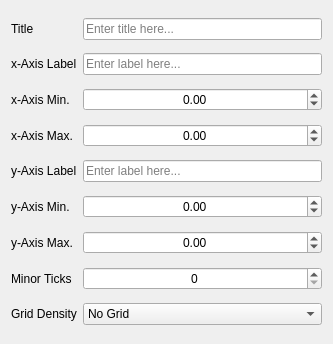
<?xml version="1.0" encoding="UTF-8"?>
<ui version="4.0">
 <class>options</class>
 <widget class="QWidget" name="options">
  <property name="windowModality">
   <enum>Qt::WindowModal</enum>
  </property>
  <property name="geometry">
   <rect>
    <x>0</x>
    <y>0</y>
    <width>333</width>
    <height>344</height>
   </rect>
  </property>
  <property name="sizePolicy">
   <sizepolicy hsizetype="Fixed" vsizetype="Fixed">
    <horstretch>0</horstretch>
    <verstretch>0</verstretch>
   </sizepolicy>
  </property>
  <property name="windowTitle">
   <string>Options</string>
  </property>
  <layout class="QGridLayout" name="gridLayout_2">
   <item row="6" column="2">
    <widget class="QDoubleSpinBox" name="y_max_spinbox">
     <property name="alignment">
      <set>Qt::AlignCenter</set>
     </property>
     <property name="correctionMode">
      <enum>QAbstractSpinBox::CorrectToNearestValue</enum>
     </property>
     <property name="keyboardTracking">
      <bool>false</bool>
     </property>
     <property name="minimum">
      <double>-1.000000000000000</double>
     </property>
     <property name="maximum">
      <double>1000.000000000000000</double>
     </property>
     <property name="singleStep">
      <double>0.100000000000000</double>
     </property>
     <property name="value">
      <double>0.000000000000000</double>
     </property>
    </widget>
   </item>
   <item row="6" column="0">
    <widget class="QLabel" name="y_max_label">
     <property name="text">
      <string>y-Axis Max.</string>
     </property>
    </widget>
   </item>
   <item row="0" column="0">
    <widget class="QLabel" name="title_label">
     <property name="text">
      <string>Title</string>
     </property>
    </widget>
   </item>
   <item row="1" column="2">
    <widget class="QLineEdit" name="x_line_edit">
     <property name="placeholderText">
      <string>Enter label here...</string>
     </property>
    </widget>
   </item>
   <item row="3" column="2">
    <widget class="QDoubleSpinBox" name="x_max_spinbox">
     <property name="alignment">
      <set>Qt::AlignCenter</set>
     </property>
     <property name="correctionMode">
      <enum>QAbstractSpinBox::CorrectToNearestValue</enum>
     </property>
     <property name="keyboardTracking">
      <bool>false</bool>
     </property>
     <property name="minimum">
      <double>-1.000000000000000</double>
     </property>
     <property name="maximum">
      <double>1000.000000000000000</double>
     </property>
     <property name="singleStep">
      <double>0.100000000000000</double>
     </property>
     <property name="value">
      <double>0.000000000000000</double>
     </property>
    </widget>
   </item>
   <item row="3" column="0">
    <widget class="QLabel" name="x_max_label">
     <property name="text">
      <string>x-Axis Max.</string>
     </property>
    </widget>
   </item>
   <item row="1" column="0">
    <widget class="QLabel" name="x_label_label">
     <property name="text">
      <string>x-Axis Label</string>
     </property>
    </widget>
   </item>
   <item row="11" column="2">
    <widget class="QComboBox" name="grid_combobox">
     <property name="currentIndex">
      <number>0</number>
     </property>
     <property name="maxVisibleItems">
      <number>3</number>
     </property>
     <property name="maxCount">
      <number>3</number>
     </property>
     <item>
      <property name="text">
       <string>No Grid</string>
      </property>
     </item>
     <item>
      <property name="text">
       <string>Major Only</string>
      </property>
     </item>
     <item>
      <property name="text">
       <string>Major and Minor</string>
      </property>
     </item>
    </widget>
   </item>
   <item row="0" column="2">
    <widget class="QLineEdit" name="title_line_edit">
     <property name="placeholderText">
      <string>Enter title here...</string>
     </property>
    </widget>
   </item>
   <item row="5" column="2">
    <widget class="QDoubleSpinBox" name="y_min_spinbox">
     <property name="alignment">
      <set>Qt::AlignCenter</set>
     </property>
     <property name="correctionMode">
      <enum>QAbstractSpinBox::CorrectToNearestValue</enum>
     </property>
     <property name="keyboardTracking">
      <bool>false</bool>
     </property>
     <property name="minimum">
      <double>-1000.000000000000000</double>
     </property>
     <property name="maximum">
      <double>1.000000000000000</double>
     </property>
     <property name="singleStep">
      <double>0.100000000000000</double>
     </property>
     <property name="value">
      <double>0.000000000000000</double>
     </property>
    </widget>
   </item>
   <item row="11" column="0">
    <widget class="QLabel" name="grid_label">
     <property name="text">
      <string>Grid Density</string>
     </property>
    </widget>
   </item>
   <item row="4" column="0">
    <widget class="QLabel" name="y_label_label">
     <property name="text">
      <string>y-Axis Label</string>
     </property>
    </widget>
   </item>
   <item row="2" column="2">
    <widget class="QDoubleSpinBox" name="x_min_spinbox">
     <property name="alignment">
      <set>Qt::AlignCenter</set>
     </property>
     <property name="correctionMode">
      <enum>QAbstractSpinBox::CorrectToNearestValue</enum>
     </property>
     <property name="keyboardTracking">
      <bool>false</bool>
     </property>
     <property name="minimum">
      <double>-1000.000000000000000</double>
     </property>
     <property name="maximum">
      <double>1.000000000000000</double>
     </property>
     <property name="singleStep">
      <double>0.100000000000000</double>
     </property>
     <property name="value">
      <double>0.000000000000000</double>
     </property>
    </widget>
   </item>
   <item row="4" column="2">
    <widget class="QLineEdit" name="y_line_edit">
     <property name="placeholderText">
      <string>Enter label here...</string>
     </property>
     <property name="clearButtonEnabled">
      <bool>false</bool>
     </property>
    </widget>
   </item>
   <item row="2" column="0">
    <widget class="QLabel" name="x_min_label">
     <property name="text">
      <string>x-Axis Min.</string>
     </property>
    </widget>
   </item>
   <item row="7" column="2">
    <widget class="QSpinBox" name="ticks_spinbox">
     <property name="alignment">
      <set>Qt::AlignCenter</set>
     </property>
     <property name="correctionMode">
      <enum>QAbstractSpinBox::CorrectToNearestValue</enum>
     </property>
     <property name="keyboardTracking">
      <bool>false</bool>
     </property>
     <property name="value">
      <number>0</number>
     </property>
    </widget>
   </item>
   <item row="7" column="0">
    <widget class="QLabel" name="ticks_label">
     <property name="text">
      <string>Minor Ticks</string>
     </property>
    </widget>
   </item>
   <item row="5" column="0">
    <widget class="QLabel" name="y_min_label">
     <property name="text">
      <string>y-Axis Min.</string>
     </property>
    </widget>
   </item>
  </layout>
 </widget>
 <resources/>
 <connections/>
</ui>
